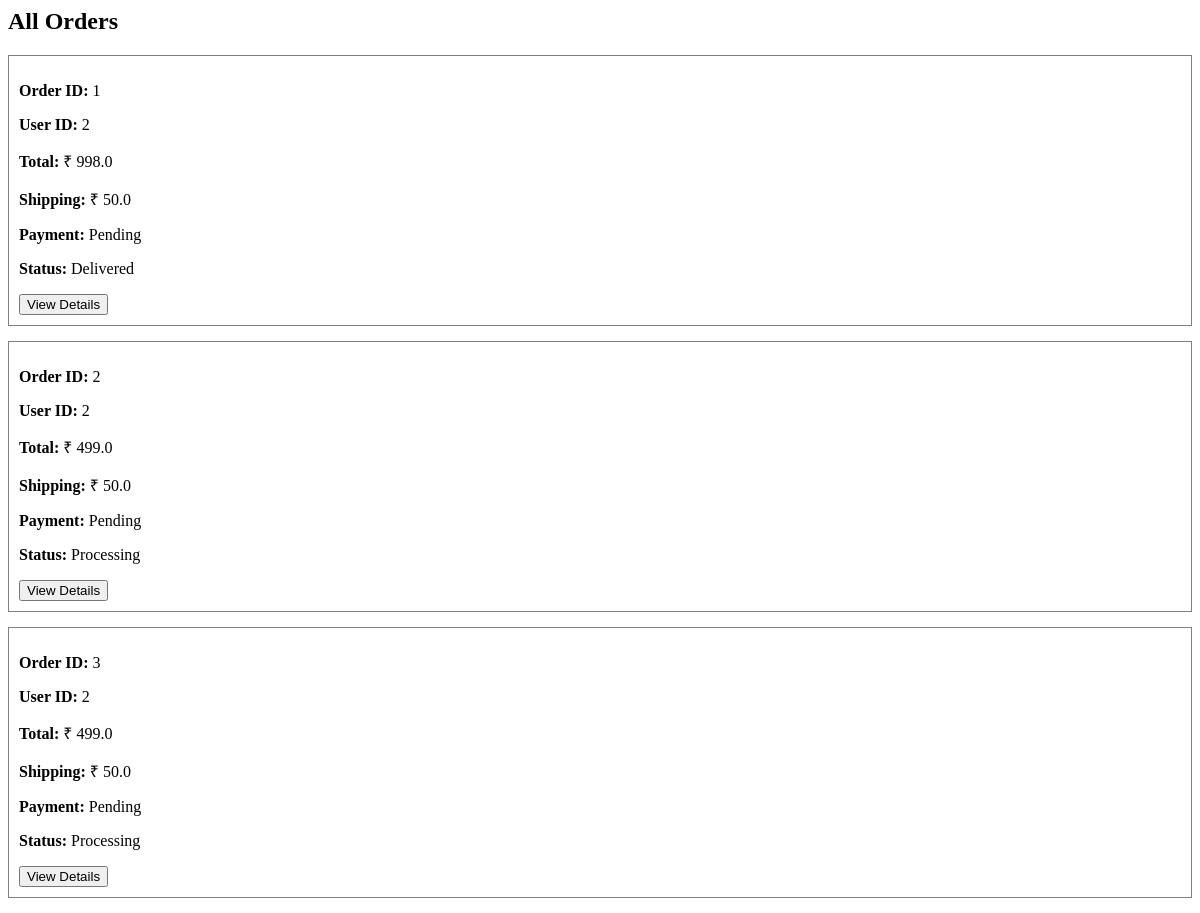
Before: /admin/orders with the older database file.
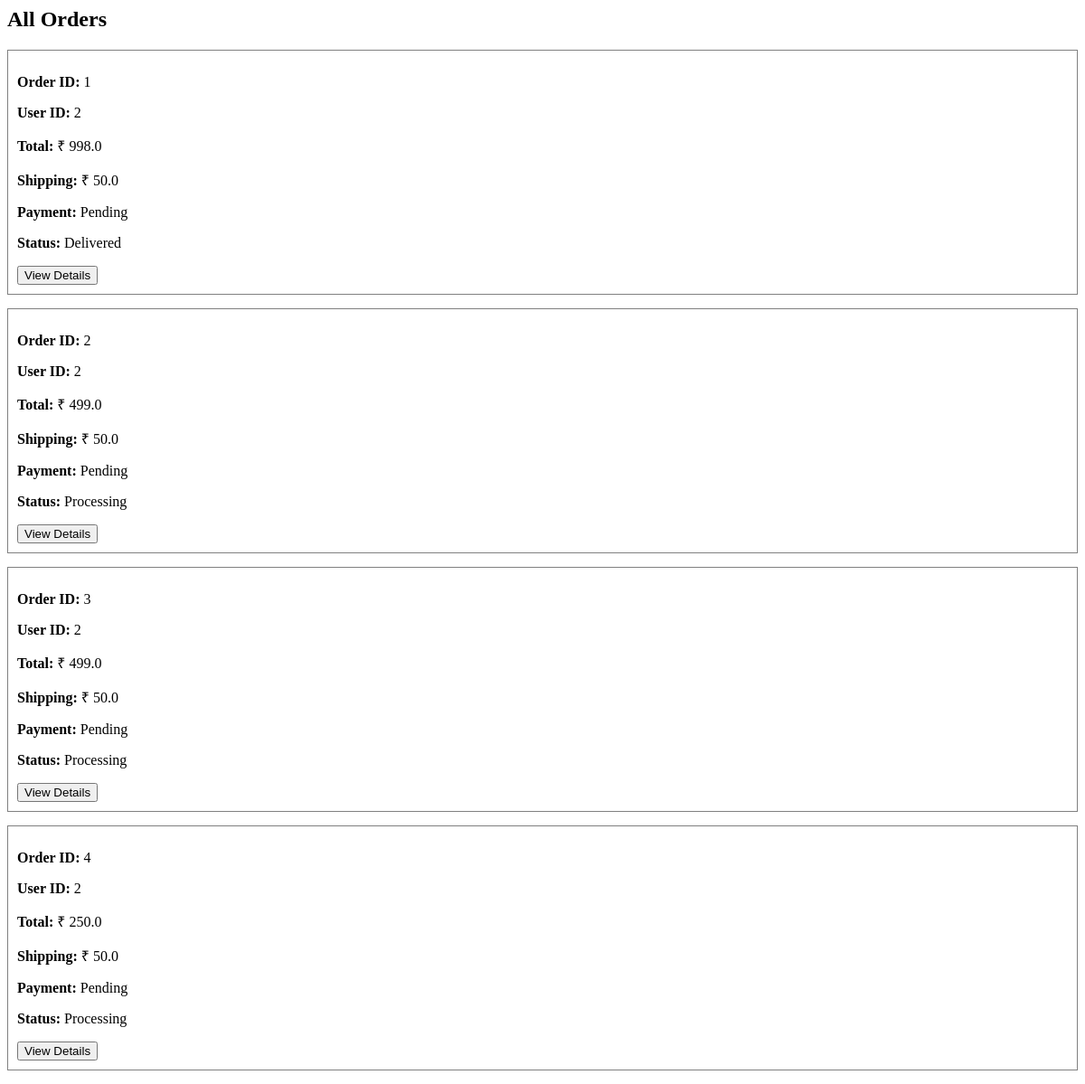
After: the same page with the newer database file.
### models.py (models this page shows)
class Order(db.Model):
    id = db.Column(db.Integer, primary_key=True)
    user_id = db.Column(db.Integer, db.ForeignKey('user.id'))
    total_price = db.Column(db.Float)
    shipping_price = db.Column(db.Float)
    payment_status = db.Column(db.String(50))
    order_status = db.Column(db.String(50))
    items = db.relationship('OrderItem', backref='order', lazy=True)

### app.py (the view)
@app.route('/admin/orders')
def admin_orders():
    orders = Order.query.all()
    return render_template(
        "admin/orders.html",
        orders=orders
    )

### templates/admin/orders.html
<h2>All Orders</h2>
{% for order in orders %}
<div style="border:1px solid gray; padding:10px; margin-bottom:15px">
<p><b>Order ID:</b> {{order.id}}</p>
<p><b>User ID:</b> {{order.user_id}}</p>
<p><b>Total:</b> ₹ {{order.total_price}}</p>
<p><b>Shipping:</b> ₹ {{order.shipping_price}}</p>
<p><b>Payment:</b> {{order.payment_status}}</p>
<p><b>Status:</b> {{order.order_status}}</p>
<a href="/admin/order/{{order.id}}">
<button>View Details</button>
</a>
</div>
{% endfor %}

Changed rows visible on the page:
added Order: id "4", user_id "2", total_price "250.0", shipping_price "50.0", payment_status "Pending", order_status "Processing"
